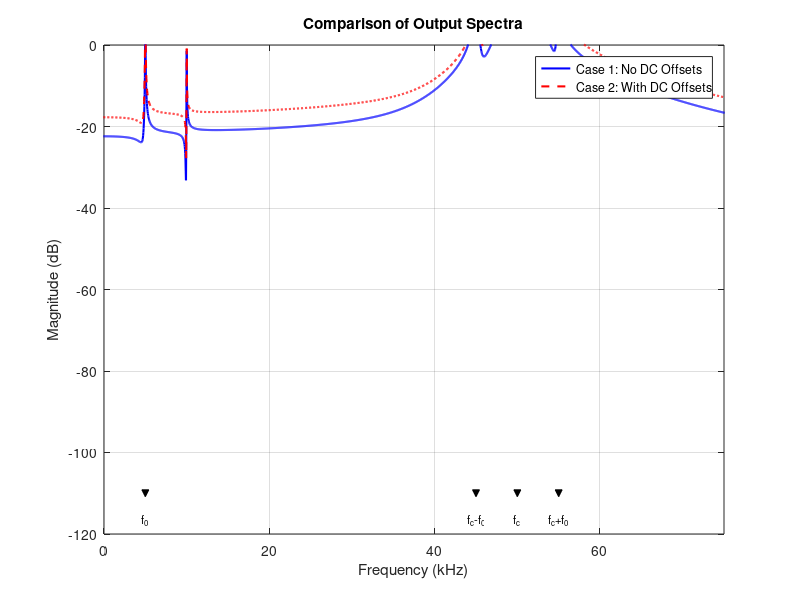

This figure's MATLAB source: (Note: this script raises an error after producing the figure.)
% --- MATLAB script for Question 8 (Updated for Combined Plot) ---
% To compare output spectra with and without DC offsets

% Signal Parameters (from Q8 context, similar to Q5/Q7)
V0_amp = 1.0;     % AC Amplitude of v0(t)
f0_freq = 5000;   % Frequency of v0(t) in Hz (5 kHz)
Vc_amp = 3.0;     % AC Amplitude of vc(t)
fc_freq = 50000;  % Frequency of vc(t) in Hz (50 kHz)

% DC Offsets for Case 2
V0_dc_offset_case2 = 1.0; % DC offset for v0(t)
Vc_dc_offset_case2 = 0.5; % DC offset for vc(t)

% Simulation Parameters
fs = 1e6;         % Sampling frequency (1 MHz)
N = 2^15;         % Number of points for FFT (32768)
t_vector = (0:N-1)'/fs; % Time vector (column vector)

% --- Case 1: No DC Offsets ---
v0_case1 = V0_amp * cos(2*pi*f0_freq*t_vector);
vc_case1 = Vc_amp * cos(2*pi*fc_freq*t_vector);
% v1 is the signal at the diode anode after summing resistors
v1_case1 = (1/3) * (v0_case1 + vc_case1);

% --- Case 2: With DC Offsets ---
v0_case2 = V0_amp * cos(2*pi*f0_freq*t_vector) + V0_dc_offset_case2;
vc_case2 = Vc_amp * cos(2*pi*fc_freq*t_vector) + Vc_dc_offset_case2;
v1_case2 = (1/3) * (v0_case2 + vc_case2); % Includes effective DC offset at v1

% Simplified Diode Nonlinearity Model (current proportional to v1 and v1^2)
% i_diode = k1*v1 + k2*v1^2
k1 = 0.1;  % Coefficient for linear term (carrier feedthrough)
k2 = 0.05; % Coefficient for quadratic term (mixing)

i_mixed_case1 = k1*v1_case1 + k2*(v1_case1.^2);
i_mixed_case2 = k1*v1_case2 + k2*(v1_case2.^2);

% LC Band-Pass Filter Design (Parallel RLC, current in, voltage out)
% Using L, C, R from Question 5, Option 2 (which had suitable bandwidth)
L_filter = 10e-3;  % 10 mH
C_filter = 1e-9;   % 1 nF
R_load = 10e3;     % 10 kOhm output resistor (acts as load for LC tank)

% Transfer function Z(s) = V_out(s)/I_in(s) = (sL) / (s^2*LC + s*(L/R_load) + 1)
num_tf = [L_filter 0];
den_tf = [L_filter*C_filter L_filter/R_load 1];
bpf_sys = tf(num_tf, den_tf);

% Apply the filter
vout_case1 = lsim(bpf_sys, i_mixed_case1, t_vector);
vout_case2 = lsim(bpf_sys, i_mixed_case2, t_vector);

% --- FFT Analysis ---
freq_vector = (-N/2:N/2-1)*(fs/N); % Frequency vector for plotting

% FFT for Case 1
Vout_fft_case1 = fft(vout_case1);
Vout_fft_case1_shifted = fftshift(Vout_fft_case1);
P_case1_dB = 20*log10(abs(Vout_fft_case1_shifted/N)); % Magnitude in dB

% FFT for Case 2
Vout_fft_case2 = fft(vout_case2);
Vout_fft_case2_shifted = fftshift(Vout_fft_case2);
P_case2_dB = 20*log10(abs(Vout_fft_case2_shifted/N)); % Magnitude in dB

% --- Plotting (Combined Spectrum Plot) ---
figure;
plot(freq_vector/1000, P_case1_dB, 'b-', 'LineWidth', 1.5); % Case 1: Solid blue line
hold on; % Hold the plot for the next spectrum
plot(freq_vector/1000, P_case2_dB, 'r--', 'LineWidth', 1.5); % Case 2: Dashed red line

title('Comparison of Output Spectra');
xlabel('Frequency (kHz)');
ylabel('Magnitude (dB)');
xlim([0 fc_freq*1.5/1000]); % Focus on region around carrier (0 to 75 kHz)
ylim([-120 0]); % Adjust ylim as needed, can be dynamic based on data
grid on;

% Mark important frequencies (adjust y-position for clarity if needed)
marker_y_pos = -110; % Y position for markers/text, adjust as needed
plot([f0_freq, fc_freq-f0_freq, fc_freq, fc_freq+f0_freq]/1000, ...
     [marker_y_pos marker_y_pos marker_y_pos marker_y_pos], ...
     'kv', 'MarkerFaceColor','k', 'MarkerSize', 5);
text([f0_freq, fc_freq-f0_freq, fc_freq, fc_freq+f0_freq]/1000, ...
     [marker_y_pos-5 marker_y_pos-5 marker_y_pos-5 marker_y_pos-5], ... % Text slightly below markers
    {'f_0', 'f_c-f_0', 'f_c', 'f_c+f_0'}, ...
    'VerticalAlignment','top', 'HorizontalAlignment','center', 'FontSize', 8);

legend('Case 1: No DC Offsets', 'Case 2: With DC Offsets', 'Location', 'northeast');
hold off;

sgtitle('Output Spectra Comparison for Question 8');
